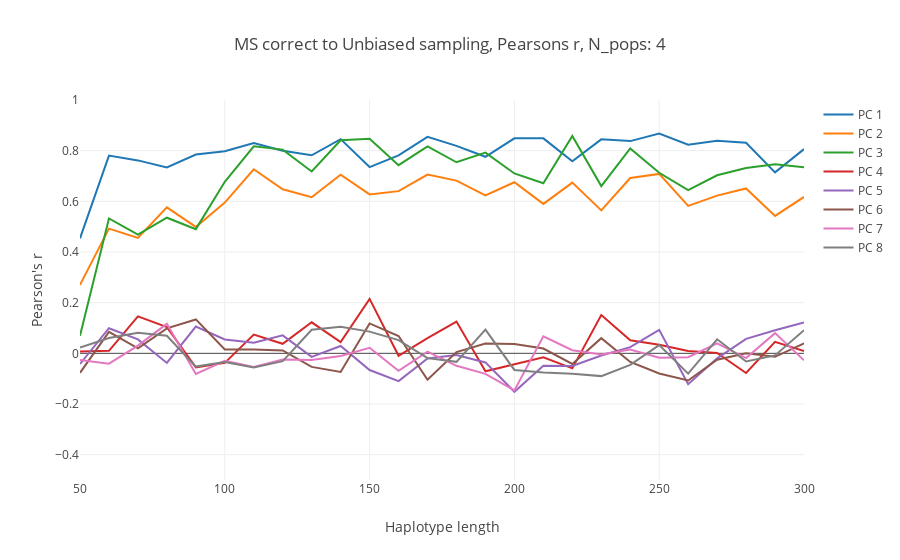

The notebook cell this image was saved under:
### Markdown cell above
**Fig. 1** PC-wise comparison of pairwise centroid distances in unbiased versus biased scenarios across haplotype lengths. Number of populations to be selected at the beginning of the block of code.

### Code cell
N_pop= 4

labels1= {z:[x for x in range(MScorr.shape[0]) if MScorr[x,1] == z] for z in list(set(MScorr[:,1]))}

fig_data= [go.Scatter(
        x = [MScorr[c,0] for c in labels1[N_pop]],
        y = [MScorr[c,PC_select] for c in labels1[N_pop]],
      name= 'PC {}'.format(PC_select - 1)
    ) for PC_select in range(2,MScorr.shape[1])]


layout = go.Layout(
    title= 'MS correct to Unbiased sampling, Pearsons r, N_pops: ' + str(N_pop),
    yaxis=dict(
        title= "Pearson's r",
        range= [-.5,1]
    ),
    xaxis=dict(
    title= 'Haplotype length')
)


fig = go.Figure(data=fig_data, layout=layout)
iplot(fig)
